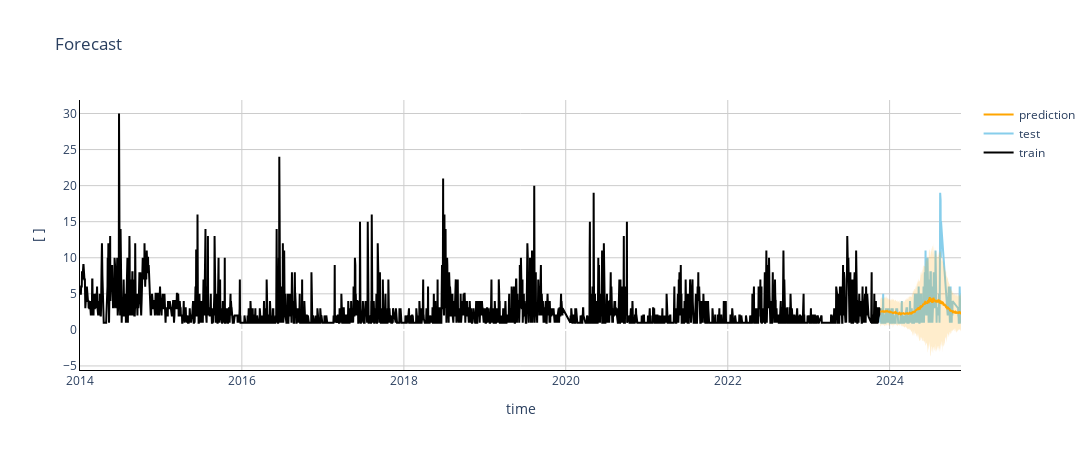

Notebook cell for this chart:
### Code cell
fig = go.Figure()

fig.add_trace(trace=go.Scatter(
    x=obj.Y_train['ds'], y=obj.Y_train['y'],
    mode='lines', marker=go.scatter.Marker(
        color='black'
    ), name='train'
))

fig.add_trace(trace=go.Scatter(
    x=obj.Y_test['ds'], y=obj.Y_test['y'],
    mode='lines', marker=go.scatter.Marker(
        color='skyblue'
    ), name='test'
))

fig.add_trace(trace=go.Scatter(
    x=prediction['ds'], y=prediction['NHITS'],
    mode='lines', marker=go.scatter.Marker(
        color='orange'
    ), name='prediction'
))

fig.add_trace(go.Scatter(
    x=prediction['ds'], y=prediction['NHITS-lo-90'],
    mode='lines',line=dict(width=0), fill=None, 
    showlegend=False 
))

fig.add_trace(go.Scatter(
    x=prediction['ds'], y=prediction['NHITS-hi-90'],
    mode='lines', line=dict(width=0), fill='tonexty',
    fillcolor='rgba(255, 165, 0, 0.2)',
    showlegend=False
))

main_layout(fig=fig, width=1100, height=450, title='Forecast', x='time', y='[ ]')

fig.show()

### Figure 1 — Plotly figure (JSON) as saved in the notebook; plotly's stock layout.template omitted (floating-point values rounded to 4 significant figures; data arrays with more than 128 entries replaced by an {"elided": "..."} marker saying what was removed)
{"data": [{"hovertemplate": "x: %{x}<br>y: %{y}", "marker": {"color": "black"}, "mode": "lines", "name": "train", "type": "scatter", "x": {"elided": "3610 str values"}, "y": {"elided": "3610 float values"}}, {"hovertemplate": "x: %{x}<br>y: %{y}", "marker": {"color": "skyblue"}, "mode": "lines", "name": "test", "type": "scatter", "x": {"elided": "365 str values"}, "y": {"elided": "365 float values"}}, {"hovertemplate": "x: %{x}<br>y: %{y}", "marker": {"color": "orange"}, "mode": "lines", "name": "prediction", "type": "scatter", "x": {"elided": "365 str values"}, "y": {"elided": "365 float values"}}, {"hovertemplate": "x: %{x}<br>y: %{y}", "line": {"width": 0}, "mode": "lines", "showlegend": false, "type": "scatter", "x": {"elided": "365 str values"}, "y": {"elided": "365 float values"}}, {"fill": "tonexty", "fillcolor": "rgba(255, 165, 0, 0.2)", "hovertemplate": "x: %{x}<br>y: %{y}", "line": {"width": 0}, "mode": "lines", "showlegend": false, "type": "scatter", "x": {"elided": "365 str values"}, "y": {"elided": "365 float values"}}], "layout": {"height": 450, "paper_bgcolor": "white", "plot_bgcolor": "white", "title": {"text": "Forecast"}, "width": 1100, "xaxis": {"gridcolor": "#cccccc", "linecolor": "black", "title": {"text": "time"}}, "yaxis": {"gridcolor": "#cccccc", "linecolor": "black", "title": {"text": "[ ]"}}}}
